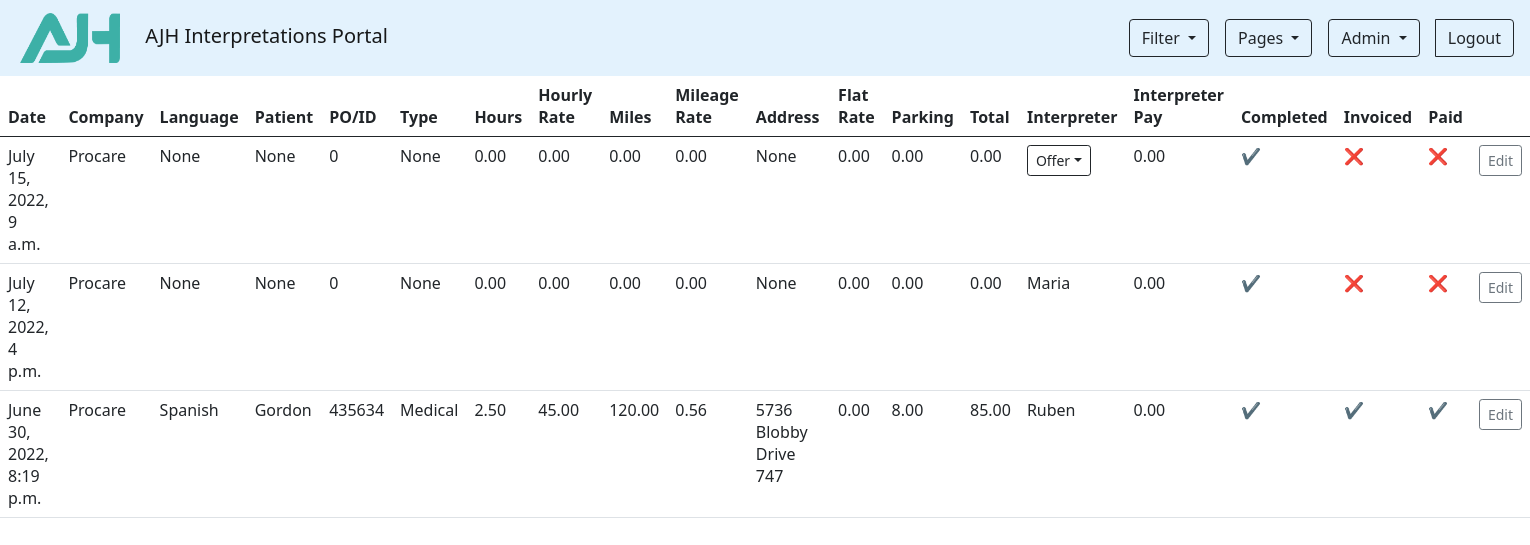
Screenshot of /?company=Procare (signed in) with the database file from the repository.
### Assignments/models.py (models this page shows)
class Assignment(models.Model):
    date = models.DateTimeField(blank=True, default="YYYY-MM-DD HH:MM:SS")
    company = models.CharField(max_length=200, blank=True, default="None")
    language = models.CharField(max_length=200, blank=True, default="None")
    patient = models.CharField(max_length=200, blank=True, default="None")
    po_num = models.BigIntegerField(blank=True, default=00000)
    type = models.CharField(max_length=200, blank=True, default="None")
    hours = models.DecimalField(max_digits=6, decimal_places=2, blank=True, default=0)
    hourly_rate = models.DecimalField(max_digits=4, decimal_places=2, blank=True, default=0)
    miles = models.DecimalField(max_digits=6, decimal_places=2, blank=True, default=0)
    mileage_rate = models.DecimalField(max_digits=3, decimal_places=2, blank=True, default=0)
    address = models.CharField(max_length=200, blank=True, default="None")
    flat_rate = models.DecimalField(max_digits=6, decimal_places=2, blank=True, default=0)
    parking = models.DecimalField(max_digits=4, decimal_places=2, blank=True, default=0)
    total = models.DecimalField(max_digits=6, decimal_places=2, blank=True, default=0)
    interpreter = models.CharField(max_length=200, blank=True, default="None")
    is_invoiced = models.BooleanField(default=1, blank=True)
    is_paid = models.BooleanField(default=1, blank=True)
    offered_to = models.TextField(blank=True)
    interpreter_payment = models.DecimalField(max_digits=6, decimal_places=2, blank=True, default=0)
    completed = models.BooleanField(default=0, blank=True)

### Assignments/views.py (the view)
# urls.py: path('', views.AssignmentsListView.as_view(), name='assignments'),
class AssignmentsListView(LoginRequiredMixin, ListView):
    model = Assignment
    context_object_name = "assignments"
    template_name = "assignments/assignments_list.html"
    login_url = "/login"
    def get_context_data(self, **kwargs):
        context = super(AssignmentsListView, self).get_context_data(**kwargs)
        context['users'] = User.objects.all()
        context['companies'] = Company.objects.all()
        return context
    def get_queryset(self):
        queryset = Assignment.objects.all().order_by('-date')
        filter_date = self.request.GET.get('date')
        filter_company = self.request.GET.get('company')
        if filter_date is not None and filter_company is not None:
            queryset = queryset.filter(date__icontains=filter_date).filter(company=filter_company)
        elif filter_date is not None:
            queryset = queryset.filter(date__icontains=filter_date)
        elif filter_company is not None:
            queryset = queryset.filter(company=filter_company)
        return queryset

### Assignments/templates/assignments/assignments_list.html (shortened to what this page needs)
{% extends 'base.html' %}
{% block content %}
<table class="table table-hover">
            <thead>
              <tr>
                <th scope="col" class="table-header-f">Date</th>
                {%if user.is_superuser %}
                <th scope="col">Company</th>
                {% endif %}
                <th scope="col">Language</th>
                <th scope="col">Patient</th>
                {%if user.is_superuser %}
                <th scope="col">PO/ID</th>
                {% endif %}
                <th scope="col">Type</th>
                <th scope="col">Hours</th>
                {%if user.is_superuser %}
                <th scope="col">Hourly Rate</th>
                <th scope="col">Miles</th>
                <th scope="col">Mileage Rate</th>
                {% endif %}
                <th scope="col">Address</th>
                {%if user.is_superuser %}
                <th scope="col">Flat Rate</th>
                {% endif %}
                <th scope="col">Parking</th>
                {%if user.is_superuser %}
                <th scope="col">Total</th>
                {% endif %}
                <th scope="col">Interpreter</th>
                {%if user.is_superuser %}
                <th scope="col">Interpreter Pay</th>
                {% endif %}
                <th scope="col">Completed</th>
                {% if user.is_superuser %}
                <th scope="col">Invoiced</th>
                <th scope="col">Paid</th>
                {% endif %}
                <th scope="col"></th>
              </tr>
            </thead>
            <tbody>
                {% for assignment in assignments %}
                {% if assignment.interpreter == user.get_username or user.is_superuser %}
              <tr>
                <td>{{assignment.date}}</td>
                {%if user.is_superuser %}
                <td>{{assignment.company}}</td>
                {% endif %}
                <td>{{assignment.language}}</td>
                <td>{{assignment.patient}}</td>
                {%if user.is_superuser %}
                <td>{{assignment.po_num}}</td>
                {% endif %}
                <td>{{assignment.type}}</td>
                <td>{{assignment.hours}}</td>
                {%if user.is_superuser %}
                <td>{{assignment.hourly_rate}}</td>
                <td>{{assignment.miles}}</td>
                <td>{{assignment.mileage_rate}}</td>
                {% endif %}
                <td>{{assignment.address}}</td>
                {%if user.is_superuser %}
                <td>{{assignment.flat_rate}}</td>
                {% endif %}
                <td>{{assignment.parking}}</td>
                {%if user.is_superuser %}
                <td>{{assignment.total}}</td>
                {% endif %}
                <td>
                    {%if assignment.interpreter|upper == 'NONE'%}
                    <div class="dropdown me-3">
                      <button class="btn btn-outline-dark btn-sm dropdown-toggle" type="button" data-bs-toggle="dropdown">Offer</button>
                    </div>
                    {% else %}
                    {{assignment.interpreter}}
                    {% endif %}
                </td>
                <td>{{assignment.interpreter_payment}}</td>
                <td>
                    {%if assignment.completed %}
                    &#10004;
                    {% else %}
                    &#10060;
                    {% endif %}
                </td>
                {%if user.is_superuser %}
                <td>
                    {%if assignment.is_invoiced %}
                    &#10004;
                    {% else %}
                    &#10060;
                    {% endif %}
                </td>
                <td>
                    {% if assignment.is_paid %}
                    &#10004;
                    {% else %}
                    &#10060;
                    {% endif %}
                </td>
                {% endif %}
                {% if user.is_superuser %}
                <td><a href="{% url 'assignments.edit' pk=assignment.id %}" class="btn btn-outline-secondary btn-sm">Edit</a></td>
                {% else %}
                <td><a href="{% url 'assignments.limited_edit' pk=assignment.id %}" class="btn btn-outline-primary btn-sm">Edit Hours/Parking</a></td>
                {% endif %}
                </tr>
                {% endif %}
              {% endfor %}
            </tbody>
          </table>
    </body>
{% endblock %}

### rows the page displays
Assignment: date "July 15, 2022, 9 a.m.", company "Procare", language "None", patient "None", po_num "0", type "None", hours "0.00", hourly_rate "0.00", miles "0.00", mileage_rate "0.00", address "None", flat_rate "0.00", parking "0.00", total "0.00", interpreter_payment "0.00"
Assignment: date "July 12, 2022, 4 p.m.", company "Procare", language "None", patient "None", po_num "0", type "None", hours "0.00", hourly_rate "0.00", miles "0.00", mileage_rate "0.00", address "None", flat_rate "0.00", parking "0.00", total "0.00", interpreter "Maria", interpreter_payment "0.00"
Assignment: date "June 30, 2022, 8:19 p.m.", company "Procare", language "Spanish", patient "Gordon", po_num "435634", type "Medical", hours "2.50", hourly_rate "45.00", miles "120.00", mileage_rate "0.56", address "5736 Blobby Drive 747", flat_rate "0.00", parking "8.00", total "85.00", interpreter "Ruben", interpreter_payment "0.00"
